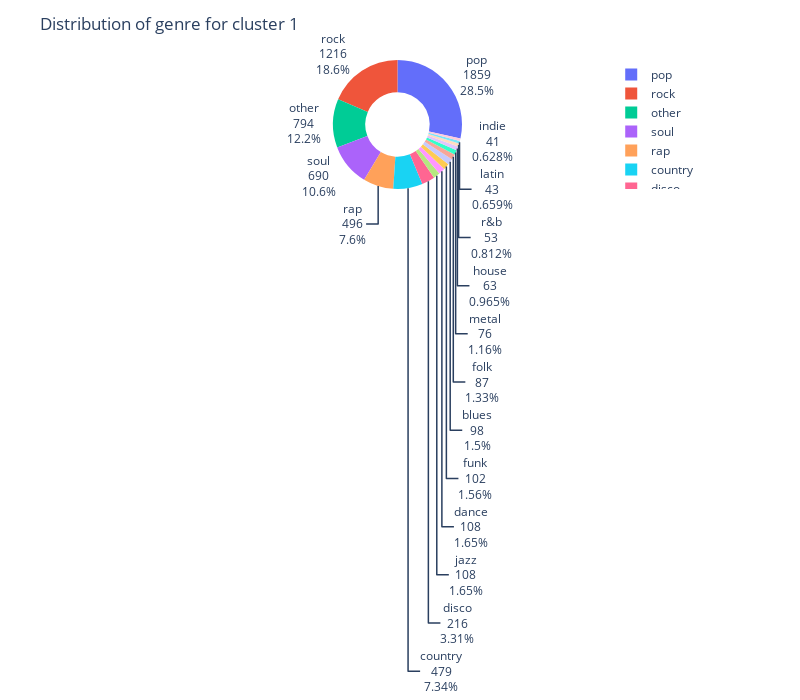

Write notebook code for a chart like this one.
### Code cell
plt.figure(figsize=(12,8))
fig0 = px.pie(c1234_df, values="c1", names=c1234_df.index,hole=0.5,width =800,height=700)
fig0.update_layout(title_text="Distribution of genre for cluster 1")
fig0.update_traces(textinfo='value+label+percent')
fig0.show()

### Figure 1 — Plotly figure (JSON) as saved in the notebook; plotly's stock layout.template omitted (floating-point values rounded to 4 significant figures)
{"data": [{"domain": {"x": [0, 1], "y": [0, 1]}, "hole": 0.5, "hovertemplate": "maingenere=%{label}<br>c1=%{value}<extra></extra>", "labels": ["pop", "rock", "other", "soul", "rap", "country", "disco", "jazz", "dance", "funk", "blues", "folk", "metal", "house", "r&b", "latin", "indie"], "legendgroup": "", "name": "", "showlegend": true, "textinfo": "value+label+percent", "type": "pie", "values": [1859, 1216, 794, 690, 496, 479, 216, 108, 108, 102, 98, 87, 76, 63, 53, 43, 41]}], "layout": {"height": 700, "legend": {"tracegroupgap": 0}, "margin": {"t": 60}, "title": {"text": "Distribution of genre for cluster 1"}, "width": 800}}
